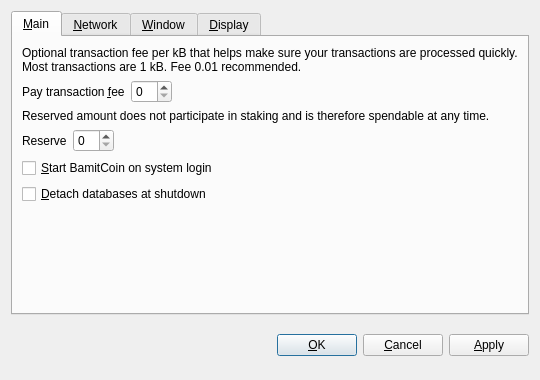
<?xml version="1.0" encoding="UTF-8"?>
<ui version="4.0">
 <class>OptionsDialog</class>
 <widget class="QDialog" name="OptionsDialog">
  <property name="geometry">
   <rect>
    <x>0</x>
    <y>0</y>
    <width>540</width>
    <height>380</height>
   </rect>
  </property>
  <property name="windowTitle">
   <string>Options</string>
  </property>
  <property name="modal">
   <bool>true</bool>
  </property>
  <layout class="QVBoxLayout" name="verticalLayout">
   <item>
    <widget class="QTabWidget" name="tabWidget">
     <property name="tabPosition">
      <enum>QTabWidget::North</enum>
     </property>
     <property name="currentIndex">
      <number>0</number>
     </property>
     <widget class="QWidget" name="tabMain">
      <attribute name="title">
       <string>&amp;Main</string>
      </attribute>
      <layout class="QVBoxLayout" name="verticalLayout_Main">
       <item>
        <widget class="QLabel" name="transactionFeeInfoLabel">
         <property name="text">
          <string>Optional transaction fee per kB that helps make sure your transactions are processed quickly. Most transactions are 1 kB. Fee 0.01 recommended.</string>
         </property>
         <property name="textFormat">
          <enum>Qt::PlainText</enum>
         </property>
         <property name="wordWrap">
          <bool>true</bool>
         </property>
        </widget>
       </item>
       <item>
        <layout class="QHBoxLayout" name="horizontalLayoutFee">
         <item>
          <widget class="QLabel" name="transactionFeeLabel">
           <property name="text">
            <string>Pay transaction &amp;fee</string>
           </property>
           <property name="textFormat">
            <enum>Qt::PlainText</enum>
           </property>
           <property name="buddy">
            <cstring>transactionFee</cstring>
           </property>
          </widget>
         </item>
         <item>
          <widget class="BitcoinAmountField" name="transactionFee"/>
         </item>
         <item>
          <spacer name="horizontalSpacerFee">
           <property name="orientation">
            <enum>Qt::Horizontal</enum>
           </property>
           <property name="sizeHint" stdset="0">
            <size>
             <width>40</width>
             <height>20</height>
            </size>
           </property>
          </spacer>
         </item>
        </layout>
       </item>
       <item>
        <widget class="QLabel" name="reserveBalanceInfoLabel">
         <property name="text">
          <string>Reserved amount does not participate in staking and is therefore spendable at any time.</string>
         </property>
         <property name="textFormat">
          <enum>Qt::PlainText</enum>
         </property>
         <property name="wordWrap">
          <bool>true</bool>
         </property>
        </widget>
       </item>
       <item>
        <layout class="QHBoxLayout" name="horizontalLayoutReserveBalance">
         <item>
          <widget class="QLabel" name="reserveBalanceLabel">
           <property name="text">
            <string>Reserve</string>
           </property>
           <property name="textFormat">
            <enum>Qt::PlainText</enum>
           </property>
           <property name="buddy">
            <cstring>reserveBalance</cstring>
           </property>
          </widget>
         </item>
         <item>
          <widget class="BitcoinAmountField" name="reserveBalance"/>
         </item>
         <item>
          <spacer name="horizontalSpacerReserveBalance">
           <property name="orientation">
            <enum>Qt::Horizontal</enum>
           </property>
           <property name="sizeHint" stdset="0">
            <size>
             <width>40</width>
             <height>20</height>
            </size>
           </property>
          </spacer>
         </item>
        </layout>
       </item>
       <item>
        <widget class="QCheckBox" name="bitcoinAtStartup">
         <property name="toolTip">
          <string>Automatically start BamitCoin after logging in to the system.</string>
         </property>
         <property name="text">
          <string>&amp;Start BamitCoin on system login</string>
         </property>
        </widget>
       </item>
       <item>
        <widget class="QCheckBox" name="detachDatabases">
         <property name="toolTip">
          <string>Detach block and address databases at shutdown. This means they can be moved to another data directory, but it slows down shutdown. The wallet is always detached.</string>
         </property>
         <property name="text">
          <string>&amp;Detach databases at shutdown</string>
         </property>
        </widget>
       </item>
       <item>
        <spacer name="verticalSpacer_Main">
         <property name="orientation">
          <enum>Qt::Vertical</enum>
         </property>
         <property name="sizeHint" stdset="0">
          <size>
           <width>20</width>
           <height>40</height>
          </size>
         </property>
        </spacer>
       </item>
      </layout>
     </widget>
     <widget class="QWidget" name="tabNetwork">
      <attribute name="title">
       <string>&amp;Network</string>
      </attribute>
      <layout class="QVBoxLayout" name="verticalLayout_Network">
       <item>
        <widget class="QCheckBox" name="mapPortUpnp">
         <property name="toolTip">
          <string>Automatically open the BamitCoin client port on the router. This only works when your router supports UPnP and it is enabled.</string>
         </property>
         <property name="text">
          <string>Map port using &amp;UPnP</string>
         </property>
        </widget>
       </item>
       <item>
        <widget class="QCheckBox" name="connectSocks">
         <property name="toolTip">
          <string>Connect to the BamitCoin network through a SOCKS proxy (e.g. when connecting through Tor).</string>
         </property>
         <property name="text">
          <string>&amp;Connect through SOCKS proxy:</string>
         </property>
        </widget>
       </item>
       <item>
        <layout class="QHBoxLayout" name="horizontalLayout_Network">
         <item>
          <widget class="QLabel" name="proxyIpLabel">
           <property name="text">
            <string>Proxy &amp;IP:</string>
           </property>
           <property name="textFormat">
            <enum>Qt::PlainText</enum>
           </property>
           <property name="buddy">
            <cstring>proxyIp</cstring>
           </property>
          </widget>
         </item>
         <item>
          <widget class="QValidatedLineEdit" name="proxyIp">
           <property name="maximumSize">
            <size>
             <width>140</width>
             <height>16777215</height>
            </size>
           </property>
           <property name="toolTip">
            <string>IP address of the proxy (e.g. 127.0.0.1)</string>
           </property>
          </widget>
         </item>
         <item>
          <widget class="QLabel" name="proxyPortLabel">
           <property name="text">
            <string>&amp;Port:</string>
           </property>
           <property name="textFormat">
            <enum>Qt::PlainText</enum>
           </property>
           <property name="buddy">
            <cstring>proxyPort</cstring>
           </property>
          </widget>
         </item>
         <item>
          <widget class="QLineEdit" name="proxyPort">
           <property name="maximumSize">
            <size>
             <width>55</width>
             <height>16777215</height>
            </size>
           </property>
           <property name="toolTip">
            <string>Port of the proxy (e.g. 9050)</string>
           </property>
          </widget>
         </item>
         <item>
          <widget class="QLabel" name="socksVersionLabel">
           <property name="text">
            <string>SOCKS &amp;Version:</string>
           </property>
           <property name="textFormat">
            <enum>Qt::PlainText</enum>
           </property>
           <property name="buddy">
            <cstring>socksVersion</cstring>
           </property>
          </widget>
         </item>
         <item>
          <widget class="QValueComboBox" name="socksVersion">
           <property name="toolTip">
            <string>SOCKS version of the proxy (e.g. 5)</string>
           </property>
          </widget>
         </item>
         <item>
          <spacer name="horizontalSpacer_Network">
           <property name="orientation">
            <enum>Qt::Horizontal</enum>
           </property>
           <property name="sizeHint" stdset="0">
            <size>
             <width>40</width>
             <height>20</height>
            </size>
           </property>
          </spacer>
         </item>
        </layout>
       </item>
       <item>
        <spacer name="verticalSpacer_Network">
         <property name="orientation">
          <enum>Qt::Vertical</enum>
         </property>
         <property name="sizeHint" stdset="0">
          <size>
           <width>20</width>
           <height>40</height>
          </size>
         </property>
        </spacer>
       </item>
      </layout>
     </widget>
     <widget class="QWidget" name="tabWindow">
      <attribute name="title">
       <string>&amp;Window</string>
      </attribute>
      <layout class="QVBoxLayout" name="verticalLayout_Window">
       <item>
        <widget class="QCheckBox" name="minimizeToTray">
         <property name="toolTip">
          <string>Show only a tray icon after minimizing the window.</string>
         </property>
         <property name="text">
          <string>&amp;Minimize to the tray instead of the taskbar</string>
         </property>
        </widget>
       </item>
       <item>
        <widget class="QCheckBox" name="minimizeOnClose">
         <property name="toolTip">
          <string>Minimize instead of exit the application when the window is closed. When this option is enabled, the application will be closed only after selecting Quit in the menu.</string>
         </property>
         <property name="text">
          <string>M&amp;inimize on close</string>
         </property>
        </widget>
       </item>
       <item>
        <spacer name="verticalSpacer_Window">
         <property name="orientation">
          <enum>Qt::Vertical</enum>
         </property>
         <property name="sizeHint" stdset="0">
          <size>
           <width>20</width>
           <height>40</height>
          </size>
         </property>
        </spacer>
       </item>
      </layout>
     </widget>
     <widget class="QWidget" name="tabDisplay">
      <attribute name="title">
       <string>&amp;Display</string>
      </attribute>
      <layout class="QVBoxLayout" name="verticalLayout_Display">
       <item>
        <layout class="QHBoxLayout" name="horizontalLayout_1_Display">
         <item>
          <widget class="QLabel" name="langLabel">
           <property name="text">
            <string>User Interface &amp;language:</string>
           </property>
           <property name="textFormat">
            <enum>Qt::PlainText</enum>
           </property>
           <property name="buddy">
            <cstring>lang</cstring>
           </property>
          </widget>
         </item>
         <item>
          <widget class="QValueComboBox" name="lang">
           <property name="toolTip">
            <string>The user interface language can be set here. This setting will take effect after restarting BamitCoin.</string>
           </property>
          </widget>
         </item>
        </layout>
       </item>
       <item>
        <layout class="QHBoxLayout" name="horizontalLayout_2_Display">
         <item>
          <widget class="QLabel" name="unitLabel">
           <property name="text">
            <string>&amp;Unit to show amounts in:</string>
           </property>
           <property name="textFormat">
            <enum>Qt::PlainText</enum>
           </property>
           <property name="buddy">
            <cstring>unit</cstring>
           </property>
          </widget>
         </item>
         <item>
          <widget class="QValueComboBox" name="unit">
           <property name="toolTip">
            <string>Choose the default subdivision unit to show in the interface and when sending coins.</string>
           </property>
          </widget>
         </item>
        </layout>
       </item>
       <item>
        <widget class="QCheckBox" name="displayAddresses">
         <property name="toolTip">
          <string>Whether to show BamitCoin addresses in the transaction list or not.</string>
         </property>
         <property name="text">
          <string>&amp;Display addresses in transaction list</string>
         </property>
        </widget>
       </item>
       <item>
        <widget class="QCheckBox" name="coinControlFeatures">
         <property name="toolTip">
          <string>Whether to show coin control features or not.</string>
         </property>
         <property name="text">
          <string>Display coin &amp;control features (experts only!)</string>
         </property>
        </widget>
       </item>
       <item>
        <spacer name="verticalSpacer_Display">
         <property name="orientation">
          <enum>Qt::Vertical</enum>
         </property>
         <property name="sizeHint" stdset="0">
          <size>
           <width>20</width>
           <height>40</height>
          </size>
         </property>
        </spacer>
       </item>
      </layout>
     </widget>
    </widget>
   </item>
   <item>
    <layout class="QHBoxLayout" name="horizontalLayout_Buttons">
     <item>
      <spacer name="horizontalSpacer_1">
       <property name="orientation">
        <enum>Qt::Horizontal</enum>
       </property>
       <property name="sizeHint" stdset="0">
        <size>
         <width>40</width>
         <height>48</height>
        </size>
       </property>
      </spacer>
     </item>
     <item>
      <widget class="QLabel" name="statusLabel">
       <property name="font">
        <font>
         <weight>75</weight>
         <bold>true</bold>
        </font>
       </property>
       <property name="text">
        <string/>
       </property>
       <property name="textFormat">
        <enum>Qt::PlainText</enum>
       </property>
       <property name="wordWrap">
        <bool>true</bool>
       </property>
      </widget>
     </item>
     <item>
      <spacer name="horizontalSpacer_2">
       <property name="orientation">
        <enum>Qt::Horizontal</enum>
       </property>
       <property name="sizeHint" stdset="0">
        <size>
         <width>40</width>
         <height>48</height>
        </size>
       </property>
      </spacer>
     </item>
     <item>
      <widget class="QPushButton" name="okButton">
       <property name="text">
        <string>&amp;OK</string>
       </property>
      </widget>
     </item>
     <item>
      <widget class="QPushButton" name="cancelButton">
       <property name="text">
        <string>&amp;Cancel</string>
       </property>
       <property name="autoDefault">
        <bool>false</bool>
       </property>
      </widget>
     </item>
     <item>
      <widget class="QPushButton" name="applyButton">
       <property name="text">
        <string>&amp;Apply</string>
       </property>
       <property name="autoDefault">
        <bool>false</bool>
       </property>
      </widget>
     </item>
    </layout>
   </item>
  </layout>
 </widget>
 <customwidgets>
  <customwidget>
   <class>BitcoinAmountField</class>
   <extends>QSpinBox</extends>
   <header>bitcoinamountfield.h</header>
  </customwidget>
  <customwidget>
   <class>QValueComboBox</class>
   <extends>QComboBox</extends>
   <header>qvaluecombobox.h</header>
  </customwidget>
  <customwidget>
   <class>QValidatedLineEdit</class>
   <extends>QLineEdit</extends>
   <header>qvalidatedlineedit.h</header>
  </customwidget>
 </customwidgets>
 <resources/>
 <connections/>
</ui>
